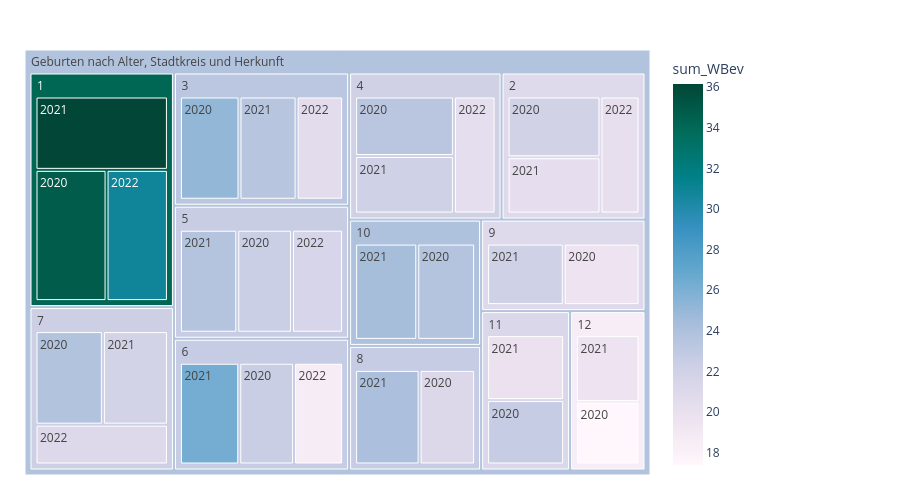

The notebook cell this image was saved under:
### Code cell
fig = px.treemap(myTreemapAgg.reset_index()
                 , path=[px.Constant("Geburten nach Alter, Stadtkreis und Herkunft"),'EreignisDatMM', 'EreignisDatJahr']
                 , values='sum_WBev'
                 , color='sum_WBev'
                 ## bei discrete scales (bei Klassen und Strings):                 
                 #, color_discrete_map={'(?)':'lightgrey','EVP':'gold', 'SP':'#FF3030', 'PdA':'#EE3B3B', 'Grüne':'#A2CD5A','GLP':'#CAFF70','Die Mitte':'orange','FDP':'#104E8B','AL':'deeppink','SVP':'forestgreen', 'FL ZÜRI':'#8B864E','Volt':'#lightblue' }                
                 ## bei continuous scales (bei Zahlenwerten):
                , color_continuous_scale='PuBuGn'
                #, color_continuous_midpoint=np.average(df['AnzBestWir'], weights=df['AnzBestWir']) 
                 ,height=500
                 #,width=1500
                )
fig.update_traces(root_color="grey")
fig.update_layout(margin = dict(t=50, l=25, r=250, b=25))#, title="WBev nach Alter, Stadtkreis und Herkunft")
fig.show()

### Figure 1 — Plotly figure (JSON) as saved in the notebook; plotly's stock layout.template omitted (floating-point values rounded to 4 significant figures)
{"data": [{"branchvalues": "total", "customdata": [[34.78], [21.96], [25.17], [23.32], [22.35], [22.45], [23.75], [21.06], [19.59], [23.63], [22.63], [17.4], [36.15], [20.26], [23.48], [22.14], [23.64], [26.31], [21.87], [24.08], [22.13], [24.36], [19.86], [19.59], [30.83], [20.16], [20.61], [20.33], [21.5], [18.58], [20.98], [34.1], [20.85], [23.28], [22.02], [22.54], [22.69], [22.28], [22.68], [20.87], [24.01], [21.24], [18.53], [23.74]], "domain": {"x": [0, 1], "y": [0, 1]}, "hovertemplate": "labels=%{label}<br>sum_WBev_sum=%{value}<br>parent=%{parent}<br>id=%{id}<br>sum_WBev=%{color}<extra></extra>", "ids": ["Geburten nach Alter, Stadtkreis und Herkunft/1/2020", "Geburten nach Alter, Stadtkreis und Herkunft/2/2020", "Geburten nach Alter, Stadtkreis und Herkunft/3/2020", "Geburten nach Alter, Stadtkreis und Herkunft/4/2020", "Geburten nach Alter, Stadtkreis und Herkunft/5/2020", "Geburten nach Alter, Stadtkreis und Herkunft/6/2020", "Geburten nach Alter, Stadtkreis und Herkunft/7/2020", "Geburten nach Alter, Stadtkreis und Herkunft/8/2020", "Geburten nach Alter, Stadtkreis und Herkunft/9/2020", "Geburten nach Alter, Stadtkreis und Herkunft/10/2020", "Geburten nach Alter, Stadtkreis und Herkunft/11/2020", "Geburten nach Alter, Stadtkreis und Herkunft/12/2020", "Geburten nach Alter, Stadtkreis und Herkunft/1/2021", "Geburten nach Alter, Stadtkreis und Herkunft/2/2021", "Geburten nach Alter, Stadtkreis und Herkunft/3/2021", "Geburten nach Alter, Stadtkreis und Herkunft/4/2021", "Geburten nach Alter, Stadtkreis und Herkunft/5/2021", "Geburten nach Alter, Stadtkreis und Herkunft/6/2021", "Geburten nach Alter, Stadtkreis und Herkunft/7/2021", "Geburten nach Alter, Stadtkreis und Herkunft/8/2021", "Geburten nach Alter, Stadtkreis und Herkunft/9/2021", "Geburten nach Alter, Stadtkreis und Herkunft/10/2021", "Geburten nach Alter, Stadtkreis und Herkunft/11/2021", "Geburten nach Alter, Stadtkreis und Herkunft/12/2021", "Geburten nach Alter, Stadtkreis und Herkunft/1/2022", "Geburten nach Alter, Stadtkreis und Herkunft/2/2022", "Geburten nach Alter, Stadtkreis und Herkunft/3/2022", "Geburten nach Alter, Stadtkreis und Herkunft/4/2022", "Geburten nach Alter, Stadtkreis und Herkunft/5/2022", "Geburten nach Alter, Stadtkreis und Herkunft/6/2022", "Geburten nach Alter, Stadtkreis und Herkunft/7/2022", "Geburten nach Alter, Stadtkreis und Herkunft/1", "Geburten nach Alter, Stadtkreis und Herkunft/2", "Geburten nach Alter, Stadtkreis und Herkunft/3", "Geburten nach Alter, Stadtkreis und Herkunft/4", "Geburten nach Alter, Stadtkreis und Herkunft/5", "Geburten nach Alter, Stadtkreis und Herkunft/6", "Geburten nach Alter, Stadtkreis und Herkunft/7", "Geburten nach Alter, Stadtkreis und Herkunft/8", "Geburten nach Alter, Stadtkreis und Herkunft/9", "Geburten nach Alter, Stadtkreis und Herkunft/10", "Geburten nach Alter, Stadtkreis und Herkunft/11", "Geburten nach Alter, Stadtkreis und Herkunft/12", "Geburten nach Alter, Stadtkreis und Herkunft"], "labels": ["2020", "2020", "2020", "2020", "2020", "2020", "2020", "2020", "2020", "2020", "2020", "2020", "2021", "2021", "2021", "2021", "2021", "2021", "2021", "2021", "2021", "2021", "2021", "2021", "2022", "2022", "2022", "2022", "2022", "2022", "2022", "1", "2", "3", "4", "5", "6", "7", "8", "9", "10", "11", "12", "Geburten nach Alter, Stadtkreis und Herkunft"], "marker": {"coloraxis": "coloraxis", "colors": [34.78, 21.96, 25.17, 23.32, 22.35, 22.45, 23.75, 21.06, 19.59, 23.63, 22.63, 17.4, 36.15, 20.26, 23.48, 22.14, 23.64, 26.31, 21.87, 24.08, 22.13, 24.36, 19.86, 19.59, 30.83, 20.16, 20.61, 20.33, 21.5, 18.58, 20.98, 34.1, 20.85, 23.28, 22.02, 22.54, 22.69, 22.28, 22.68, 20.87, 24.01, 21.24, 18.53, 23.74]}, "name": "", "parents": ["Geburten nach Alter, Stadtkreis und Herkunft/1", "Geburten nach Alter, Stadtkreis und Herkunft/2", "Geburten nach Alter, Stadtkreis und Herkunft/3", "Geburten nach Alter, Stadtkreis und Herkunft/4", "Geburten nach Alter, Stadtkreis und Herkunft/5", "Geburten nach Alter, Stadtkreis und Herkunft/6", "Geburten nach Alter, Stadtkreis und Herkunft/7", "Geburten nach Alter, Stadtkreis und Herkunft/8", "Geburten nach Alter, Stadtkreis und Herkunft/9", "Geburten nach Alter, Stadtkreis und Herkunft/10", "Geburten nach Alter, Stadtkreis und Herkunft/11", "Geburten nach Alter, Stadtkreis und Herkunft/12", "Geburten nach Alter, Stadtkreis und Herkunft/1", "Geburten nach Alter, Stadtkreis und Herkunft/2", "Geburten nach Alter, Stadtkreis und Herkunft/3", "Geburten nach Alter, Stadtkreis und Herkunft/4", "Geburten nach Alter, Stadtkreis und Herkunft/5", "Geburten nach Alter, Stadtkreis und Herkunft/6", "Geburten nach Alter, Stadtkreis und Herkunft/7", "Geburten nach Alter, Stadtkreis und Herkunft/8", "Geburten nach Alter, Stadtkreis und Herkunft/9", "Geburten nach Alter, Stadtkreis und Herkunft/10", "Geburten nach Alter, Stadtkreis und Herkunft/11", "Geburten nach Alter, Stadtkreis und Herkunft/12", "Geburten nach Alter, Stadtkreis und Herkunft/1", "Geburten nach Alter, Stadtkreis und Herkunft/2", "Geburten nach Alter, Stadtkreis und Herkunft/3", "Geburten nach Alter, Stadtkreis und Herkunft/4", "Geburten nach Alter, Stadtkreis und Herkunft/5", "Geburten nach Alter, Stadtkreis und Herkunft/6", "Geburten nach Alter, Stadtkreis und Herkunft/7", "Geburten nach Alter, Stadtkreis und Herkunft", "Geburten nach Alter, Stadtkreis und Herkunft", "Geburten nach Alter, Stadtkreis und Herkunft", "Geburten nach Alter, Stadtkreis und Herkunft", "Geburten nach Alter, Stadtkreis und Herkunft", "Geburten nach Alter, Stadtkreis und Herkunft", "Geburten nach Alter, Stadtkreis und Herkunft", "Geburten nach Alter, Stadtkreis und Herkunft", "Geburten nach Alter, Stadtkreis und Herkunft", "Geburten nach Alter, Stadtkreis und Herkunft", "Geburten nach Alter, Stadtkreis und Herkunft", "Geburten nach Alter, Stadtkreis und Herkunft", ""], "root": {"color": "grey"}, "type": "treemap", "values": [624, 414, 456, 429, 418, 415, 451, 407, 400, 430, 378, 311, 650, 384, 437, 415, 438, 449, 435, 473, 405, 462, 381, 332, 539, 335, 356, 356, 391, 371, 377, 1813, 1133, 1249, 1200, 1247, 1235, 1263, 880, 805, 892, 759, 643, 13119]}], "layout": {"coloraxis": {"colorbar": {"title": {"text": "sum_WBev"}}, "colorscale": [[0, "rgb(255,247,251)"], [0.125, "rgb(236,226,240)"], [0.25, "rgb(208,209,230)"], [0.375, "rgb(166,189,219)"], [0.5, "rgb(103,169,207)"], [0.625, "rgb(54,144,192)"], [0.75, "rgb(2,129,138)"], [0.875, "rgb(1,108,89)"], [1, "rgb(1,70,54)"]]}, "height": 500, "legend": {"tracegroupgap": 0}, "margin": {"b": 25, "l": 25, "r": 250, "t": 50}}}
